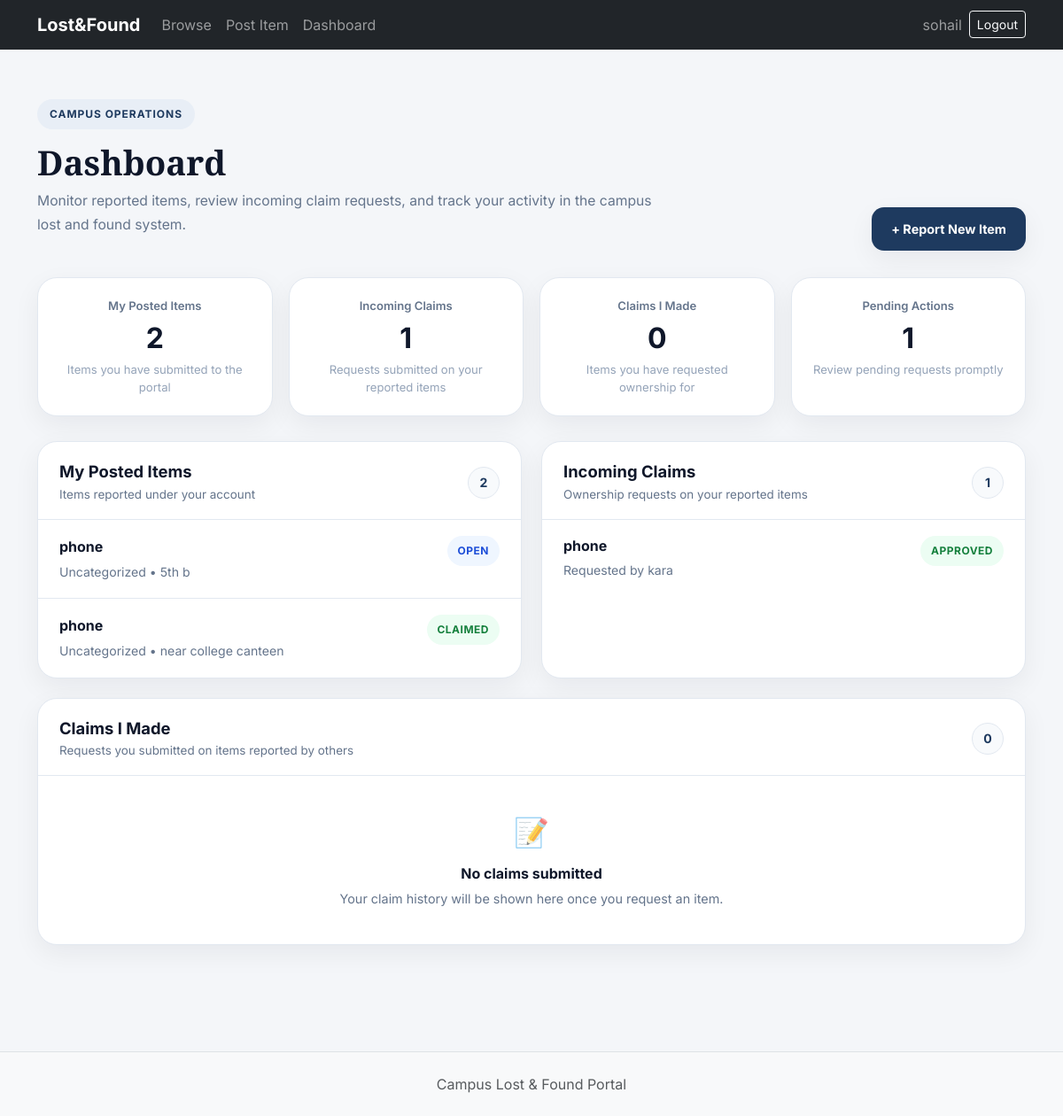
The page /dashboard/ (signed in) on the database its author committed.
### portal/models.py (models this page shows, shortened)
class Item(models.Model):
    ITEM_TYPES = [('LOST','Lost'),('FOUND','Found')]
    STATUS_CHOICES = [('OPEN','Open'),('CLAIMED','Claimed'),('RESOLVED','Resolved')]
    user = models.ForeignKey(User, on_delete=models.CASCADE, related_name='items')
    title = models.CharField(max_length=200)
    item_type = models.CharField(max_length=10, choices=ITEM_TYPES)
    category = models.ForeignKey(Category, on_delete=models.SET_NULL, null=True, related_name='items')
    description = models.TextField()
    location = models.CharField(max_length=200)
    date_of_event = models.DateField()
    image = models.ImageField(upload_to='items/', blank=True, null=True)
    contact_info = models.CharField(max_length=200)
    status = models.CharField(max_length=10, choices=STATUS_CHOICES, default='OPEN')
    created_at = models.DateTimeField(auto_now_add=True)
    updated_at = models.DateTimeField(auto_now=True)
    class Meta:
        ordering = ['-created_at']
    def get_absolute_url(self): return reverse('item_detail', args=[self.pk])

class ClaimRequest(models.Model):
    CLAIM_STATUS = [('PENDING','Pending'),('APPROVED','Approved'),('REJECTED','Rejected')]
    item = models.ForeignKey(Item, on_delete=models.CASCADE, related_name='claims')
    claimant = models.ForeignKey(User, on_delete=models.CASCADE, related_name='claims_made')
    message = models.TextField()
    proof_note = models.TextField(blank=True)
    status = models.CharField(max_length=10, choices=CLAIM_STATUS, default='PENDING')
    created_at = models.DateTimeField(auto_now_add=True)
    class Meta:
        unique_together = ('item','claimant')
        ordering = ['-created_at']

### portal/views.py (the view)
# urls.py: path('dashboard/', views.dashboard, name='dashboard'),
@login_required
def dashboard(request):
    my_items = Item.objects.filter(user=request.user)
    incoming_claims = ClaimRequest.objects.filter(item__user=request.user)
    my_claims = ClaimRequest.objects.filter(claimant=request.user)
    return render(request, 'portal/dashboard.html', locals())

### portal/context_processors.py (called while the page is built)
def portal_stats(request):
    return {
        'site_total_lost': Item.objects.filter(item_type='LOST').count(),
        'site_total_found': Item.objects.filter(item_type='FOUND').count(),
        'site_total_claimed': Item.objects.filter(status__in=['CLAIMED','RESOLVED']).count(),
    }

### portal/templates/portal/dashboard.html (shortened to what this page needs)
{% extends 'base.html' %}
{% block content %}
<div class="dashboard-shell">
  <div class="dashboard-topbar">
    <div>
      <span class="dashboard-label">Campus Operations</span>
      <h1 class="dashboard-title">Dashboard</h1>
      <p class="dashboard-subtitle">
        Monitor reported items, review incoming claim requests, and track your activity in the campus lost and found system.
      </p>
    </div>
    <a class="report-btn" href="{% url 'item_create' %}">
      + Report New Item
    </a>
  </div>
  <div class="stats-grid">
    <div class="stat-card">
      <div class="stat-label">My Posted Items</div>
      <div class="stat-value">{{ my_items|length }}</div>
      <div class="stat-note">Items you have submitted to the portal</div>
    </div>
    <div class="stat-card">
      <div class="stat-label">Incoming Claims</div>
      <div class="stat-value">{{ incoming_claims|length }}</div>
      <div class="stat-note">Requests submitted on your reported items</div>
    </div>
    <div class="stat-card">
      <div class="stat-label">Claims I Made</div>
      <div class="stat-value">{{ my_claims|length }}</div>
      <div class="stat-note">Items you have requested ownership for</div>
    </div>
    <div class="stat-card">
      <div class="stat-label">Pending Actions</div>
      <div class="stat-value">
        {% with pending_count=0 %}
          {{ incoming_claims|length }}
        {% endwith %}
      </div>
      <div class="stat-note">Review pending requests promptly</div>
    </div>
  </div>
  <div class="main-grid">
    <div class="panel">
      <div class="panel-header">
        <div class="panel-title-wrap">
          <h2 class="panel-title">My Posted Items</h2>
          <div class="panel-subtitle">Items reported under your account</div>
        </div>
        <span class="count-pill">{{ my_items|length }}</span>
      </div>
      <div class="panel-body">
        {% for item in my_items %}
          <div class="entry">
            <div class="entry-top">
              <div>
                <a class="entry-title" href="{{ item.get_absolute_url }}">{{ item.title }}</a>
                <div class="entry-meta">
                  {{ item.category|default:"Uncategorized" }} • {{ item.location|default:"Location not specified" }}
                </div>
              </div>
              <span class="status-badge badge-{{ item.status|lower }}">
                {{ item.status }}
              </span>
            </div>
          </div>
        {% empty %}
          <div class="empty-state">
            <div class="empty-icon">📄</div>
            <div class="empty-title">No items reported yet</div>
            <div class="empty-text">Your reported lost or found items will appear here.</div>
          </div>
        {% endfor %}
      </div>
    </div>
    <div class="panel">
      <div class="panel-header">
        <div class="panel-title-wrap">
          <h2 class="panel-title">Incoming Claims</h2>
          <div class="panel-subtitle">Ownership requests on your reported items</div>
        </div>
        <span class="count-pill">{{ incoming_claims|length }}</span>
      </div>
      <div class="panel-body">
        {% for c in incoming_claims %}
          <div class="entry">
            <div class="entry-top">
              <div>
                <div class="entry-title">{{ c.item.title }}</div>
                <div class="entry-meta">
                  Requested by {{ c.claimant.username }}
                </div>
              </div>
              <span class="status-badge badge-{{ c.status|lower }}">
                {{ c.status }}
              </span>
            </div>
          </div>
        {% empty %}
          <div class="empty-state">
            <div class="empty-icon">📬</div>
            <div class="empty-title">No incoming claims</div>
            <div class="empty-text">Claim requests for your items will appear here.</div>
          </div>
        {% endfor %}
      </div>
    </div>
    <div class="panel full-width">
      <div class="panel-header">
        <div class="panel-title-wrap">
          <h2 class="panel-title">Claims I Made</h2>
          <div class="panel-subtitle">Requests you submitted on items reported by others</div>
        </div>
        <span class="count-pill">{{ my_claims|length }}</span>
      </div>
      <div class="panel-body">
        {% for c in my_claims %}
          <div class="entry">
            <div class="entry-top">
              <div>
                <div class="entry-title">{{ c.item.title }}</div>
                <div class="entry-meta">
                  Claim submitted for this item
                </div>
              </div>
              <span class="status-badge badge-{{ c.status|lower }}">
                {{ c.status }}
              </span>
            </div>
          </div>
        {% empty %}
          <div class="empty-state">
            <div class="empty-icon">📝</div>
            <div class="empty-title">No claims submitted</div>
            <div class="empty-text">Your claim history will be shown here once you request an item.</div>
          </div>
        {% endfor %}
      </div>
    </div>
  </div>
</div>
{% endblock %}

### templates/base.html (shortened to what this page needs)
{% load static %}
<!DOCTYPE html>
<html>
<head>
    <link href="https://cdn.jsdelivr.net/npm/bootstrap@5.3.3/dist/css/bootstrap.min.css" rel="stylesheet">
    <link href="{% static 'css/style.css' %}" rel="stylesheet">
</head>
<body>
<nav class="navbar navbar-expand-lg navbar-dark bg-dark sticky-top">
<div class="container">
<a class="navbar-brand fw-bold" href="{% url 'home' %}">Lost&Found</a>
<div class="collapse navbar-collapse" id="nav">
<ul class="navbar-nav me-auto">
<li class="nav-item"><a class="nav-link" href="{% url 'item_list' %}">Browse</a></li>
{% if user.is_authenticated %}
<li class="nav-item"><a class="nav-link" href="{% url 'item_create' %}">Post Item</a></li>
<li class="nav-item"><a class="nav-link" href="{% url 'dashboard' %}">Dashboard</a></li>
{% endif %}
</ul>
<ul class="navbar-nav">
{% if user.is_authenticated %}
<li class="nav-item"><a class="nav-link" href="{% url 'profile' %}">{{ user.username }}</a></li>
<li class="nav-item"><form method="post" action="{% url 'logout' %}">{% csrf_token %}<button class="btn btn-outline-light btn-sm mt-1">Logout</button></form></li>
{% else %}
<li class="nav-item"><a class="nav-link" href="{% url 'login' %}">Login</a></li>
<li class="nav-item"><a class="nav-link" href="{% url 'register' %}">Register</a></li>
{% endif %}
</ul>
</div></div></nav>
<div class="container py-4">
{% block content %}{% endblock %}
</div>
<footer class="bg-light border-top py-4 mt-5"><div class="container text-center text-muted">Campus Lost & Found Portal</div></footer>
</body></html>

### static/css/style.css (style rules this page uses)
body { background:#f8fafc }
.stat-card { background:#fff;padding:1.5rem;border-radius:1.5rem;box-shadow:0 10px 25px rgba(0,0,0,.06);text-align:center }

### portal/templates/portal/dashboard.html (style rules this page uses)
:root { --bg: #f4f6f9; --surface: #ffffff; --surface-soft: #f8fafc; --border: #e2e8f0; --border-strong: #cbd5e1; --text: #0f172a; --muted: #64748b; --muted-light: #94a3b8; --primary: #1e3a5f; --primary-dark: #172d49; --primary-soft: #e8eef6; --success: #15803d; --success-soft: #ecfdf3; --warning: #b45309; --warning-soft: #fffbeb; --danger: #b91c1c; --danger-soft: #fef2f2; --info: #1d4ed8; --info-soft: #eff6ff; --shadow: 0 10px 30px rgba(15, 23, 42, 0.06); --radius-xl: 22px; --radius-lg: 16px; --radius-md: 12px; }
body { background: var(--bg); font-family: 'Inter', sans-serif; color: var(--text); }
.dashboard-shell { max-width: 1200px; margin: 0 auto; padding: 32px 0 48px; }
.dashboard-topbar { display: flex; justify-content: space-between; align-items: flex-end; gap: 20px; flex-wrap: wrap; margin-bottom: 30px; }
.dashboard-label { display: inline-block; font-size: 0.75rem; font-weight: 700; letter-spacing: 0.08em; text-transform: uppercase; color: var(--primary); background: var(--primary-soft); padding: 8px 14px; border-radius: 999px; margin-bottom: 14px; }
.dashboard-title { font-family: 'Playfair Display', serif; font-size: 2.4rem; font-weight: 700; margin: 0; color: var(--text); }
.dashboard-subtitle { font-size: 0.98rem; color: var(--muted); margin-top: 8px; max-width: 700px; line-height: 1.7; }
.report-btn { background: var(--primary); color: white; text-decoration: none; border-radius: 14px; padding: 14px 22px; font-size: 0.9rem; font-weight: 700; box-shadow: var(--shadow); transition: all 0.2s ease; white-space: nowrap; }
.stats-grid { display: grid; grid-template-columns: repeat(4, 1fr); gap: 18px; margin-bottom: 28px; }
.stat-card { background: var(--surface); border: 1px solid var(--border); border-radius: var(--radius-xl); padding: 22px; box-shadow: var(--shadow); }
.stat-label { font-size: 0.82rem; font-weight: 600; color: var(--muted); margin-bottom: 10px; }
.stat-value { font-size: 2rem; font-weight: 700; color: var(--text); line-height: 1; }
.stat-note { margin-top: 10px; font-size: 0.82rem; color: var(--muted-light); }
.main-grid { display: grid; grid-template-columns: 1fr 1fr; gap: 22px; }
.full-width { grid-column: 1 / -1; }
.panel { background: var(--surface); border: 1px solid var(--border); border-radius: var(--radius-xl); box-shadow: var(--shadow); overflow: hidden; }
.panel-header { padding: 22px 24px 18px; border-bottom: 1px solid var(--border); display: flex; align-items: center; justify-content: space-between; gap: 12px; }
.panel-title-wrap { display: flex; flex-direction: column; gap: 4px; }
.panel-title { font-size: 1.15rem; font-weight: 700; margin: 0; color: var(--text); }
.panel-subtitle { font-size: 0.84rem; color: var(--muted); }
.count-pill { min-width: 36px; height: 36px; padding: 0 12px; border-radius: 999px; background: var(--surface-soft); border: 1px solid var(--border); display: inline-flex; align-items: center; justify-content: center; font-weight: 700; color: var(--primary); font-size: 0.88rem; }
.panel-body { padding: 0; }
.entry { padding: 18px 24px; border-bottom: 1px solid var(--border); transition: background 0.18s ease; }
.entry:last-child { border-bottom: none; }
.entry-top { display: flex; justify-content: space-between; align-items: flex-start; gap: 14px; flex-wrap: wrap; }
.entry-title { font-size: 1rem; font-weight: 700; color: var(--text); text-decoration: none; line-height: 1.4; }
.entry-meta { margin-top: 6px; font-size: 0.88rem; color: var(--muted); line-height: 1.6; }
.status-badge { display: inline-flex; align-items: center; gap: 6px; padding: 8px 12px; border-radius: 999px; font-size: 0.75rem; font-weight: 700; text-transform: uppercase; letter-spacing: 0.04em; white-space: nowrap; }
.badge-open { background: var(--info-soft); color: var(--info); }
.badge-claimed { background: var(--success-soft); color: var(--success); }
.badge-approved { background: var(--success-soft); color: var(--success); }
.empty-state { padding: 40px 24px; text-align: center; color: var(--muted); }
.empty-icon { font-size: 2rem; margin-bottom: 10px; opacity: 0.75; }
.empty-title { font-size: 1rem; font-weight: 700; color: var(--text); margin-bottom: 6px; }
.empty-text { font-size: 0.9rem; color: var(--muted); }

### rows shown on the page
Item: title "phone", category "Uncategorized", location "5th b", status "OPEN"
Item: title "phone", category "Uncategorized", location "near college canteen", status "CLAIMED"
ClaimRequest: item "phone", claimant.username "kara", status "APPROVED"

### other values the page prints
{{ user.username }} "sohail"
{{ my_items|length }} "2"
{{ incoming_claims|length }} "1"
{{ my_claims|length }} "0"
